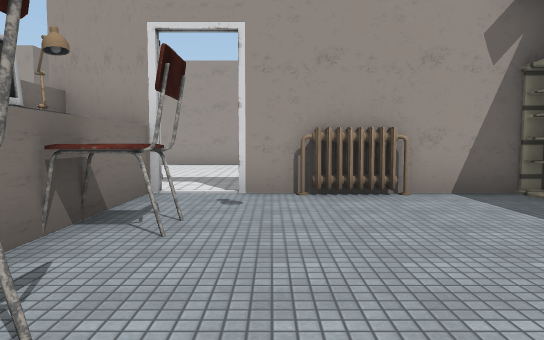
View 1 (above)

24 first-person views from a walk through a 3-D level made in the Unity game engine. The camera is 1.5 m above the floor, tilts 4° down and sees 70° across. The floor is counted in squares, 2 m on a side. Each view is taken from the middle of a square. On the plan, view 1 faces up. The plan holds only what a view shows up to about 12 squares ahead; the rest is blank. The place goes on beyond the plan. Door leaves are left out, so doorways stand open. Some surface patterns are stand-ins.

View 2
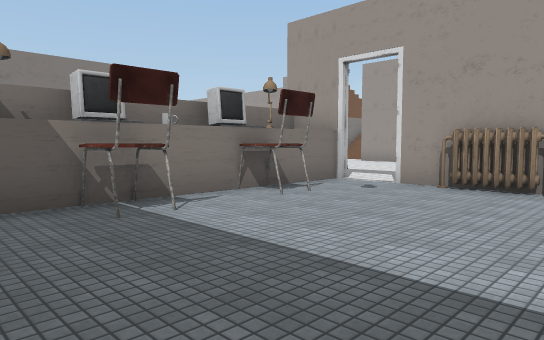

View 3
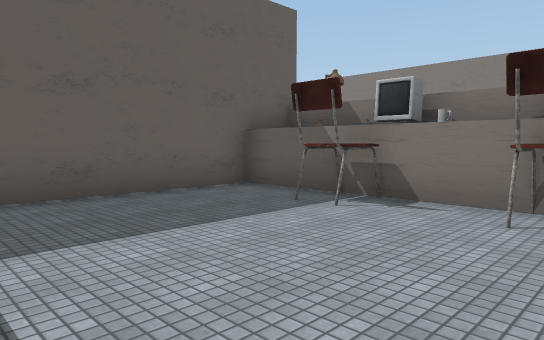

View 4
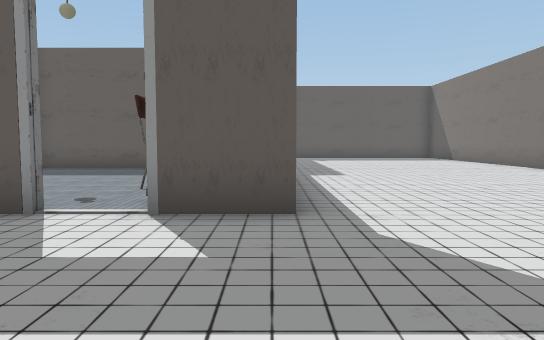

View 5
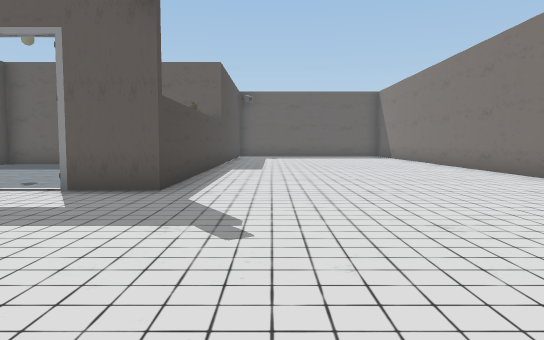

View 6
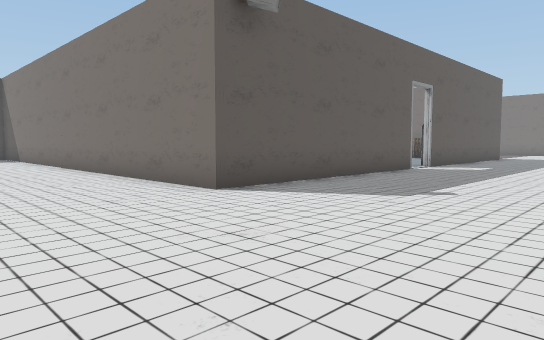

View 7
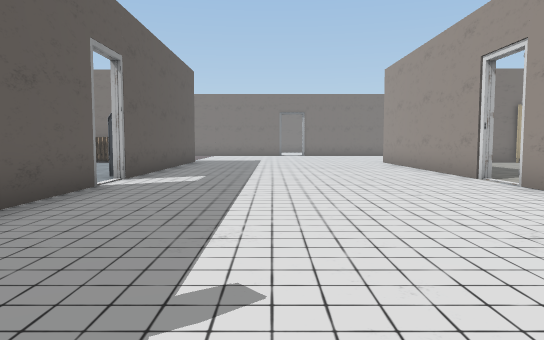

View 8
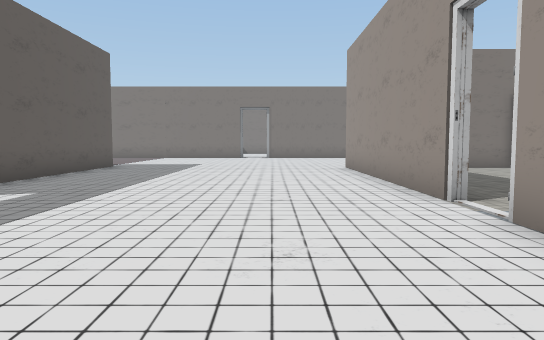

View 9
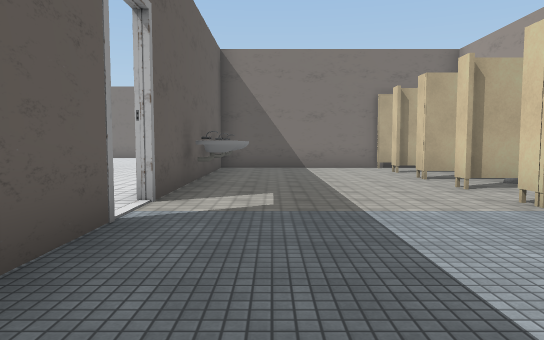

View 10
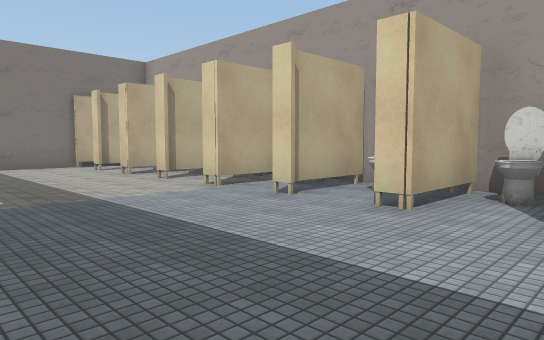

View 11
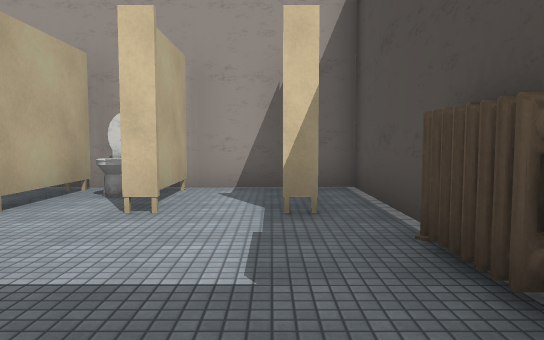

View 12
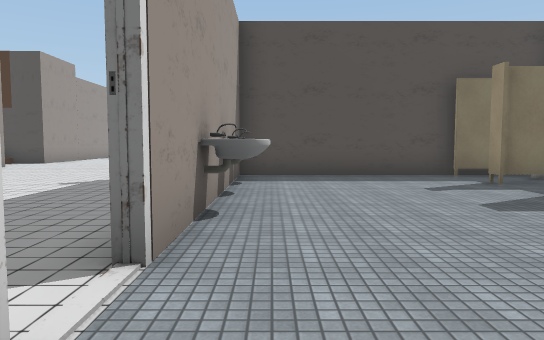

View 13
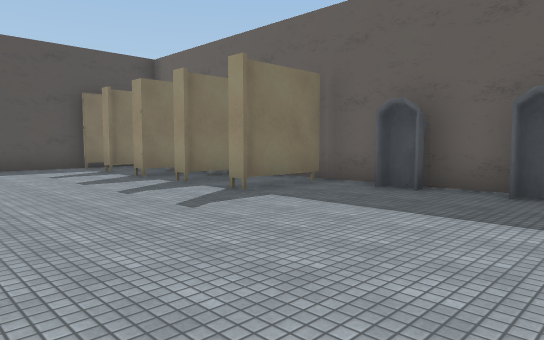

View 14
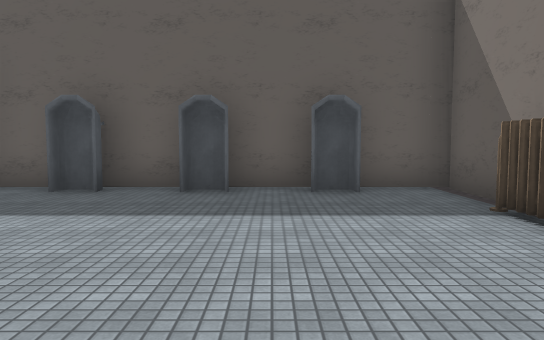

View 15
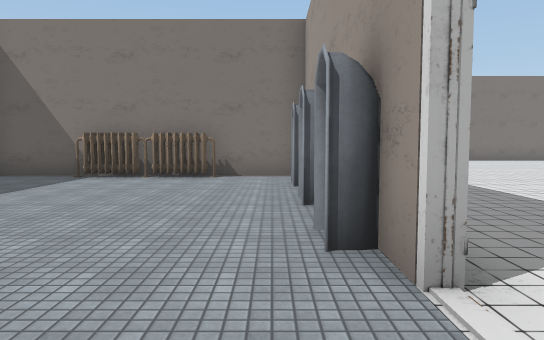

View 16
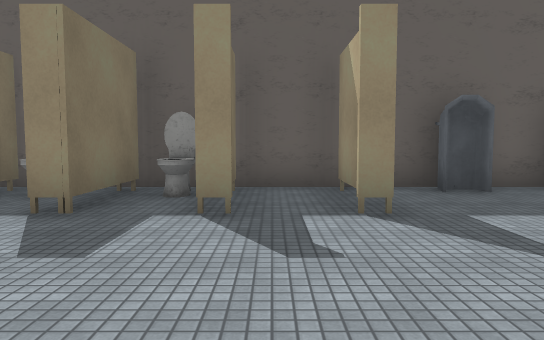

View 17
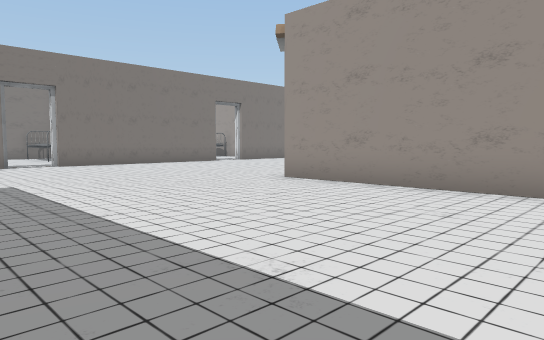

View 18
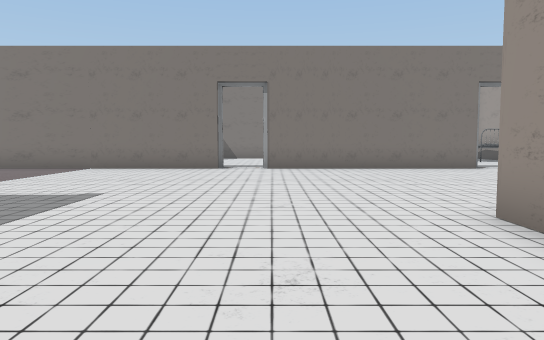

View 19
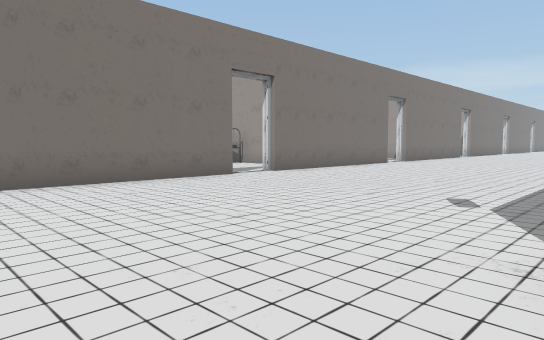

View 20
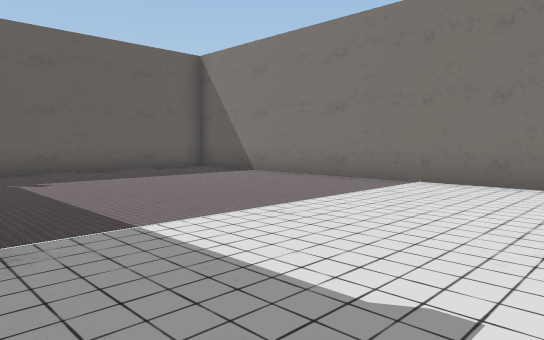

View 21
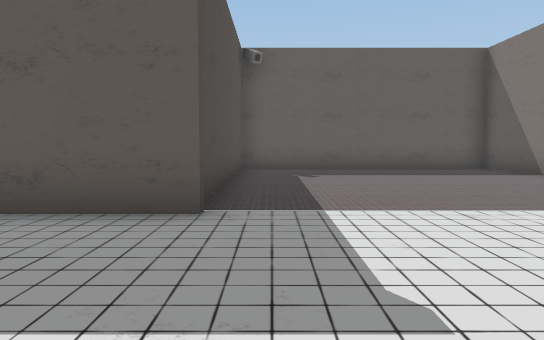

View 22
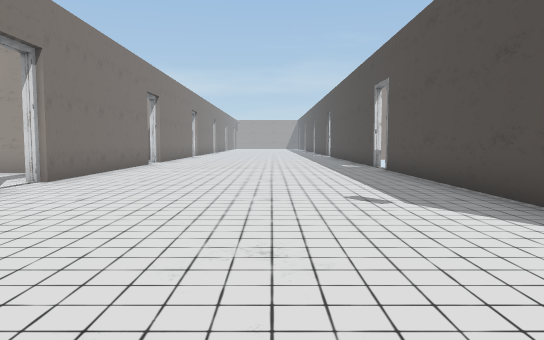

View 23
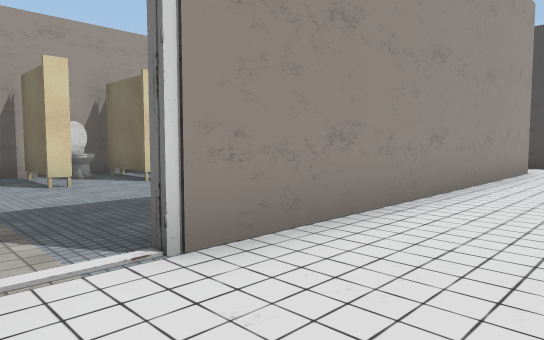

View 24
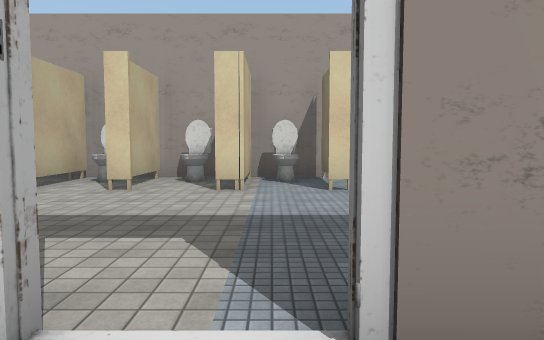

### Floor plan
Points are (right, up) in squares from view 1. A wall is a line through its corners. A room is listed if a view was taken in it or the views show most of it. See-through windows are left out.
Room 1 (views 1, 2, 3)
walls: (-1.8, 2.6) (-1.8, -1.5) (3.5, -1.5); (3.5, 5.8) (-0.5, 5.8); (-1.8, 6) (-1.8, 5.4)
ways out: open door at (-1, 6) to room 2
objects: other object (-2, 3) to (-2, 4); chair (-1, 1); chair (-1, 3)
Room 2 (views 4, 5, 6, 7, 8, 9, 10, 11, 12, 13, 14, 15, 16, 17, 18, 19, 20, 21, 22, 23, 24)
walls: (-17.8, 6) (-10.8, 6) (-10.8, -2.2); (-18.9, 5.8) (-19.5, 5.8); (-17.8, 13.5) (-16.1, 13.5); (-18.9, 13.3) (-25.9, 13.3); (-18.1, 0.9) (-18.1, -1.2) (-18.1, 0.9) (-18.1, 0.9); (-16.4, 0.5) (-16.4, 0.9) (-16.1, 0.9); (-10.4, 13.3) (-17.8, 13.3); (-12.9, 0.9) (-12.6, 0.9); (-14.9, -1.2) (-14.9, 0.9) (-14.4, 0.9); (-11, -0.1) (-11, 5.8) (-17.8, 5.8); (-16.6, 18.1) (-16.9, 18.1); (-14.9, 18.1) (-15.5, 18.1); (-25.9, 5.5) (-25.9, -1.4); (-18.4, 18.1) (-19, 18.1); (-13.4, 18.1) (-13.6, 18.1); (-26.4, 6) (-18.9, 6); (-20.1, 18.1) (-20.6, 18.1); (-11.5, 18.1) (-12, 18.1); (-21.9, 18.1) (-22.5, 18.1); (-25.9, 15.4) (-25.9, 21.8); (-23.6, 18.1) (-24.1, 18.1); (-3.3, 5.5) (-3.3, 6) (-1.8, 6); (-26.1, -1.2) (-26.1, 6); (-3.3, 2.6) (-3.3, 3.6); (-25.6, 18.6) (-25.6, 13.5) (-18.9, 13.5); (-0.6, 6) (-0.1, 6); (-33.3, 9.6) (-33.3, -1.5) (-14.5, -1.5); (-33.3, 17.1) (-33.3, 10.8); (-33.3, 23) (-33.3, 18.1)
ways out: open door at (-1, 6) to room 1; open door at (-18.5, 18) to room 3; open door at (-14, 1) to room 6; open door at (-33.5, 10); open door at (-33.3, 17.7); open door at (-26, 22.5); open door at (-25, 18); open door at (-18.5, 6); open door at (-18.5, 13)
objects: heater (-26, 1); heater (-26, 3); other object (-24, -1); other object (-24, 6); other object (-24, 14); other object (-23, 14); other object (-22, -1); other object (-22, 6); sink (-21, 14); other object (-20, -1); other object (-20, 6); toilet (-16, -1) to (-16, 0); sink (-16, 5); other object (-14, 5); other object (-13, 5); heater (-11, 16) to (-11, 17); lamp (-3, 0); monitor (-3, 1); monitor (-3, 4); lamp (-3, 5); heater (1, 6)
Room 3 (no view inside)
walls: (-18.4, 19.5) (-18.4, 18.1); (-21.9, 20.4) (-21.9, 18.1); (-16.9, 20.5) (-22.4, 20.5); (-16.9, 18.1) (-16.9, 20.2)
ways out: open door at (-18.5, 18) to room 2
objects: toilet (-21, 20); toilet (-20, 20) to (-19, 20); toilet (-18, 20)
Room 4 (no view inside)
walls: (-16.9, 20.4) (-16.9, 18); (-15, 20.5) (-16.9, 20.5); (-15.2, 18) (-15.2, 20.2)
objects: toilet (-16, 20)
Room 5 (no view inside)
walls: (-14.9, 20.4) (-14.9, 18.1); (-10.5, 20.5) (-15, 20.5)
objects: toilet (-14, 20)
Room 6 (no view inside)
walls: (-12.9, -1.2) (-12.9, 0.9)
ways out: open door at (-14, 1) to room 2
objects: other object (-14, -1)
Room 7 (no view inside)
walls: (-11.4, 0.1) (-11.4, 1)
objects: other object (-12, -1)

Where each view was taken, in squares from view 1:
view 1: 0 up, 0 right, facing up
view 2: 1 down, 3 right, facing up-left
view 3: 4 up, 3 right, facing down-left
view 4: 10 up, 3 left, facing down
view 5: 12 up, 5 left, facing down
view 6: 11 up, 7 left, facing down-left
view 7: 9 up, 11 left, facing left
view 8: 11 up, 14 left, facing left
view 9: 15 up, 14 left, facing left
view 10: 14 up, 13 left, facing up-left
view 11: 14 up, 12 left, facing up
view 12: 5 up, 20 left, facing right
view 13: 5 up, 23 left, facing down-right
view 14: 5 up, 23 left, facing down
view 15: 5 up, 17 left, facing left
view 16: 5 up, 17 left, facing down
view 17: 7 up, 20 left, facing up-left
view 18: 11 up, 22 left, facing left
view 19: 11 up, 26 left, facing up-left
view 20: 9 up, 26 left, facing down-left
view 21: 10 up, 27 left, facing down
view 22: 11 up, 29 left, facing up
view 23: 11 up, 19 left, facing up-right
view 24: 12 up, 18 left, facing up
